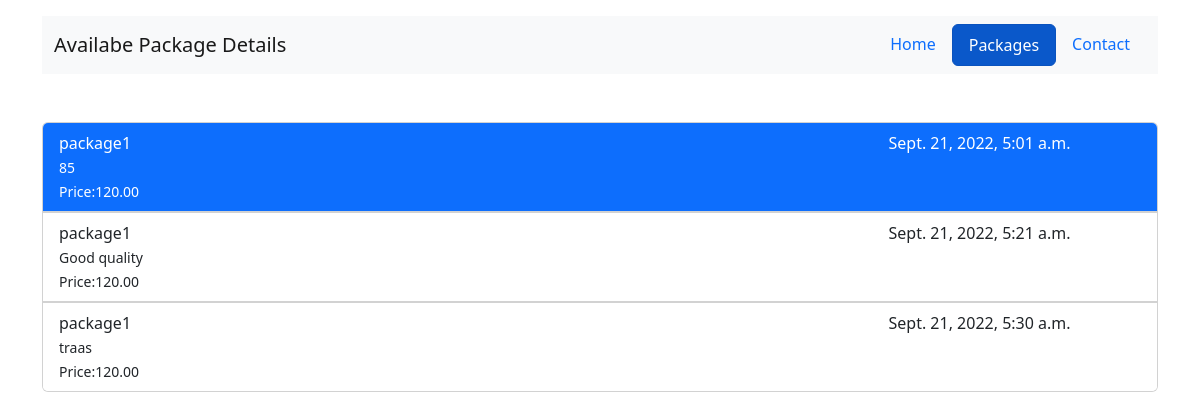
The app's page /package with its own data.
### app/models.py (models this page shows, shortened)
class Package_refill(models.Model):
    information=(('Activated', 'Activated'),
        ('Deactivated', 'Deactivated'),)
    e_id=models.IntegerField()
    package=models.ForeignKey(Package,on_delete=models.CASCADE,null=False)
    description = models.CharField(max_length=255)
    status=models.CharField(max_length=250,choices=information,default="Deactivated")
    created = models.DateTimeField(auto_now_add=True)
    updated = models.DateTimeField(auto_now=True)

class Package(models.Model):
    id=models.IntegerField(primary_key=True)
    name = models.CharField(max_length=255)
    price = models.DecimalField(max_digits=50, decimal_places=2)
    detail = models.CharField(max_length=255)
    product=models.ForeignKey(Product,on_delete=models.CASCADE)
    created = models.DateTimeField(auto_now_add=True)
    updated = models.DateTimeField(auto_now=True)

### app/views.py (the view)
# urls.py: path('package',views.package,name="package"),
def package(request):
    pr=Package_refill.objects.filter(status="Activated")
    con={
        'pr':pr
    }
    return render(request,'packages.html',con)

### templates/packages.html
{% extends 'base.html' %}
{% load static %}
{% block heading %} Availabe Package Details {% endblock %}
{% block packages %}
<div class="container-fliud ">
    <div class="card mt-5">
        {%for pr in pr %}
        <ul class="list-group list-group-flush">
            {% if forloop.first %}
            <li class="list-group-item active">
                <div class="row ">
                    <div class="col-9">
                        {{pr.package.name}}
                    </div>
                    <div class="col-3">
                        {{pr.created}}
                    </div>
                    <div class="col-12"><small> {{pr.description}}</small> </div>
                    <div class="col-12"><small> Price:{{pr.package.price}}</small> </div>
                </div>
            </li>
            {% else %}
            <li class="list-group-item ">
                <div class="row ">
                    <div class="col-9">
                        {{pr.package.name}}
                    </div>
                    <div class="col-3">
                        {{pr.created}}
                    </div>
                    <div class="col-12"><small> {{pr.description}}</small> </div>
                    <div class="col-12"><small> Price:{{pr.package.price}}</small> </div>
                </div>
            </li>
            {% endif %}
        </ul>
        {% endfor %}
    </div>
</div>
{% endblock %}

### records on screen
Package_refill: package.name "package1", created "Sept. 21, 2022, 5:01 a.m.", description "85", package.price "120.00"
Package_refill: package.name "package1", created "Sept. 21, 2022, 5:21 a.m.", description "Good quality", package.price "120.00"
Package_refill: package.name "package1", created "Sept. 21, 2022, 5:30 a.m.", description "traas", package.price "120.00"
